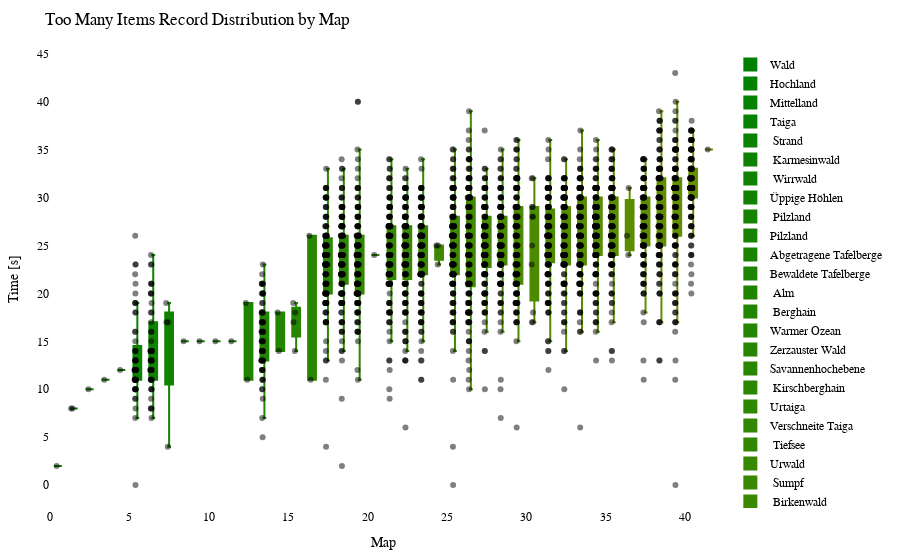

The notebook cell this image was saved under:
### Code cell
import plotly.graph_objects as go
import plotly.io as pio

df = getRecordsDataframe(minigame="Sammelwahn")

# sort df columns by mean value 
df = df.reindex(df.mean().sort_values().index, axis=1)

# drop sum column
df = df.drop(columns=["Sum"])

# remove "Punkte" from all columns
df.columns = df.columns.str.replace('Punkte', '')

cmap = LinearSegmentedColormap.from_list("green_orange", ["green", "orange"])
colors = [to_hex(cmap(i / (num_columns - 1))) for i in range(num_columns)]

# Calculate the offset for centering the data points
num_columns = len(df.columns)
offset = 0.5

# Create a Swarm plot using Plotly
fig = go.Figure()

for i, (column, color) in enumerate(zip(df.columns, colors)):
    x_values = [i + offset] * len(df[column])  # Adjust x-values with offset for horizontal centering
    fig.add_trace(go.Box(x=x_values,
                         y=df[column],
                         name=column,
                         boxpoints='all',
                         pointpos=-0.5,  # Adjust point position to prevent overlapping
                         marker=dict(color='rgba(0,0,0,0.5)', size=6),  # Adjust marker color and size
                         line=dict(color=color),
                         fillcolor=color,
                         hovertext=df_to_html.index,
                         hoverinfo='name+text+y',
                         showlegend=True))

fig.update_layout(title="Too Many Items Record Distribution by Map",
                  xaxis=dict(title="Map"),
                  yaxis=dict(title="Time [s]"),
                  showlegend=True,
                  font=dict(family="Arial", size=12, color="black"),  # Customize font
                  plot_bgcolor="white",  # Set background color
                  margin=dict(l=50, r=50, t=50, b=50),  # Adjust margins for better layout
                  )

pio.show(fig)

pio.write_html(fig, "out/sammel_swarm_plot.html")

### Figure 1 — Plotly figure (JSON) as saved in the notebook; plotly's stock layout.template omitted (floating-point values rounded to 4 significant figures; data arrays with more than 128 entries replaced by an {"elided": "..."} marker saying what was removed)
{"data": [{"boxpoints": "all", "fillcolor": "#008000", "hoverinfo": "name+text+y", "hovertext": {"elided": "173 str values"}, "line": {"color": "#008000"}, "marker": {"color": "rgba(0,0,0,0.5)", "size": 6}, "name": "Wald", "pointpos": -0.5, "showlegend": true, "type": "box", "x": {"elided": "170 float values"}, "y": {"elided": "170 int values"}}, {"boxpoints": "all", "fillcolor": "#028000", "hoverinfo": "name+text+y", "hovertext": {"elided": "173 str values"}, "line": {"color": "#028000"}, "marker": {"color": "rgba(0,0,0,0.5)", "size": 6}, "name": "Hochland", "pointpos": -0.5, "showlegend": true, "type": "box", "x": {"elided": "170 float values"}, "y": {"elided": "170 int values"}}, {"boxpoints": "all", "fillcolor": "#058100", "hoverinfo": "name+text+y", "hovertext": {"elided": "173 str values"}, "line": {"color": "#058100"}, "marker": {"color": "rgba(0,0,0,0.5)", "size": 6}, "name": "Mittelland", "pointpos": -0.5, "showlegend": true, "type": "box", "x": {"elided": "170 float values"}, "y": {"elided": "170 int values"}}, {"boxpoints": "all", "fillcolor": "#078100", "hoverinfo": "name+text+y", "hovertext": {"elided": "173 str values"}, "line": {"color": "#078100"}, "marker": {"color": "rgba(0,0,0,0.5)", "size": 6}, "name": "Taiga", "pointpos": -0.5, "showlegend": true, "type": "box", "x": {"elided": "170 float values"}, "y": {"elided": "170 int values"}}, {"boxpoints": "all", "fillcolor": "#0a8100", "hoverinfo": "name+text+y", "hovertext": {"elided": "173 str values"}, "line": {"color": "#0a8100"}, "marker": {"color": "rgba(0,0,0,0.5)", "size": 6}, "name": " Strand", "pointpos": -0.5, "showlegend": true, "type": "box", "x": {"elided": "170 float values"}, "y": {"elided": "170 int values"}}, {"boxpoints": "all", "fillcolor": "#0c8200", "hoverinfo": "name+text+y", "hovertext": {"elided": "173 str values"}, "line": {"color": "#0c8200"}, "marker": {"color": "rgba(0,0,0,0.5)", "size": 6}, "name": " Karmesinwald", "pointpos": -0.5, "showlegend": true, "type": "box", "x": {"elided": "170 float values"}, "y": {"elided": "170 int values"}}, {"boxpoints": "all", "fillcolor": "#0f8200", "hoverinfo": "name+text+y", "hovertext": {"elided": "173 str values"}, "line": {"color": "#0f8200"}, "marker": {"color": "rgba(0,0,0,0.5)", "size": 6}, "name": " Wirrwald", "pointpos": -0.5, "showlegend": true, "type": "box", "x": {"elided": "170 float values"}, "y": {"elided": "170 int values"}}, {"boxpoints": "all", "fillcolor": "#118200", "hoverinfo": "name+text+y", "hovertext": {"elided": "173 str values"}, "line": {"color": "#118200"}, "marker": {"color": "rgba(0,0,0,0.5)", "size": 6}, "name": "Üppige Höhlen", "pointpos": -0.5, "showlegend": true, "type": "box", "x": {"elided": "170 float values"}, "y": {"elided": "170 int values"}}, {"boxpoints": "all", "fillcolor": "#148300", "hoverinfo": "name+text+y", "hovertext": {"elided": "173 str values"}, "line": {"color": "#148300"}, "marker": {"color": "rgba(0,0,0,0.5)", "size": 6}, "name": " Pilzland", "pointpos": -0.5, "showlegend": true, "type": "box", "x": {"elided": "170 float values"}, "y": {"elided": "170 int values"}}, {"boxpoints": "all", "fillcolor": "#178300", "hoverinfo": "name+text+y", "hovertext": {"elided": "173 str values"}, "line": {"color": "#178300"}, "marker": {"color": "rgba(0,0,0,0.5)", "size": 6}, "name": "Pilzland", "pointpos": -0.5, "showlegend": true, "type": "box", "x": {"elided": "170 float values"}, "y": {"elided": "170 int values"}}, {"boxpoints": "all", "fillcolor": "#198400", "hoverinfo": "name+text+y", "hovertext": {"elided": "173 str values"}, "line": {"color": "#198400"}, "marker": {"color": "rgba(0,0,0,0.5)", "size": 6}, "name": "Abgetragene Tafelberge", "pointpos": -0.5, "showlegend": true, "type": "box", "x": {"elided": "170 float values"}, "y": {"elided": "170 int values"}}, {"boxpoints": "all", "fillcolor": "#1c8400", "hoverinfo": "name+text+y", "hovertext": {"elided": "173 str values"}, "line": {"color": "#1c8400"}, "marker": {"color": "rgba(0,0,0,0.5)", "size": 6}, "name": "Bewaldete Tafelberge", "pointpos": -0.5, "showlegend": true, "type": "box", "x": {"elided": "170 float values"}, "y": {"elided": "170 int values"}}, {"boxpoints": "all", "fillcolor": "#1e8400", "hoverinfo": "name+text+y", "hovertext": {"elided": "173 str values"}, "line": {"color": "#1e8400"}, "marker": {"color": "rgba(0,0,0,0.5)", "size": 6}, "name": " Alm", "pointpos": -0.5, "showlegend": true, "type": "box", "x": {"elided": "170 float values"}, "y": {"elided": "170 int values"}}, {"boxpoints": "all", "fillcolor": "#218500", "hoverinfo": "name+text+y", "hovertext": {"elided": "173 str values"}, "line": {"color": "#218500"}, "marker": {"color": "rgba(0,0,0,0.5)", "size": 6}, "name": " Berghain", "pointpos": -0.5, "showlegend": true, "type": "box", "x": {"elided": "170 float values"}, "y": {"elided": "170 int values"}}, {"boxpoints": "all", "fillcolor": "#238500", "hoverinfo": "name+text+y", "hovertext": {"elided": "173 str values"}, "line": {"color": "#238500"}, "marker": {"color": "rgba(0,0,0,0.5)", "size": 6}, "name": "Warmer Ozean", "pointpos": -0.5, "showlegend": true, "type": "box", "x": {"elided": "170 float values"}, "y": {"elided": "170 int values"}}, {"boxpoints": "all", "fillcolor": "#268600", "hoverinfo": "name+text+y", "hovertext": {"elided": "173 str values"}, "line": {"color": "#268600"}, "marker": {"color": "rgba(0,0,0,0.5)", "size": 6}, "name": "Zerzauster Wald", "pointpos": -0.5, "showlegend": true, "type": "box", "x": {"elided": "170 float values"}, "y": {"elided": "170 int values"}}, {"boxpoints": "all", "fillcolor": "#288600", "hoverinfo": "name+text+y", "hovertext": {"elided": "173 str values"}, "line": {"color": "#288600"}, "marker": {"color": "rgba(0,0,0,0.5)", "size": 6}, "name": "Savannenhochebene", "pointpos": -0.5, "showlegend": true, "type": "box", "x": {"elided": "170 float values"}, "y": {"elided": "170 int values"}}, {"boxpoints": "all", "fillcolor": "#2b8600", "hoverinfo": "name+text+y", "hovertext": {"elided": "173 str values"}, "line": {"color": "#2b8600"}, "marker": {"color": "rgba(0,0,0,0.5)", "size": 6}, "name": " Kirschberghain", "pointpos": -0.5, "showlegend": true, "type": "box", "x": {"elided": "170 float values"}, "y": {"elided": "170 int values"}}, {"boxpoints": "all", "fillcolor": "#2e8700", "hoverinfo": "name+text+y", "hovertext": {"elided": "173 str values"}, "line": {"color": "#2e8700"}, "marker": {"color": "rgba(0,0,0,0.5)", "size": 6}, "name": "Urtaiga", "pointpos": -0.5, "showlegend": true, "type": "box", "x": {"elided": "170 float values"}, "y": {"elided": "170 int values"}}, {"boxpoints": "all", "fillcolor": "#308700", "hoverinfo": "name+text+y", "hovertext": {"elided": "173 str values"}, "line": {"color": "#308700"}, "marker": {"color": "rgba(0,0,0,0.5)", "size": 6}, "name": "Verschneite Taiga", "pointpos": -0.5, "showlegend": true, "type": "box", "x": {"elided": "170 float values"}, "y": {"elided": "170 int values"}}, {"boxpoints": "all", "fillcolor": "#338700", "hoverinfo": "name+text+y", "hovertext": {"elided": "173 str values"}, "line": {"color": "#338700"}, "marker": {"color": "rgba(0,0,0,0.5)", "size": 6}, "name": " Tiefsee", "pointpos": -0.5, "showlegend": true, "type": "box", "x": {"elided": "170 float values"}, "y": {"elided": "170 int values"}}, {"boxpoints": "all", "fillcolor": "#358800", "hoverinfo": "name+text+y", "hovertext": {"elided": "173 str values"}, "line": {"color": "#358800"}, "marker": {"color": "rgba(0,0,0,0.5)", "size": 6}, "name": "Urwald", "pointpos": -0.5, "showlegend": true, "type": "box", "x": {"elided": "170 float values"}, "y": {"elided": "170 int values"}}, {"boxpoints": "all", "fillcolor": "#388800", "hoverinfo": "name+text+y", "hovertext": {"elided": "173 str values"}, "line": {"color": "#388800"}, "marker": {"color": "rgba(0,0,0,0.5)", "size": 6}, "name": " Sumpf", "pointpos": -0.5, "showlegend": true, "type": "box", "x": {"elided": "170 float values"}, "y": {"elided": "170 int values"}}, {"boxpoints": "all", "fillcolor": "#3a8800", "hoverinfo": "name+text+y", "hovertext": {"elided": "173 str values"}, "line": {"color": "#3a8800"}, "marker": {"color": "rgba(0,0,0,0.5)", "size": 6}, "name": " Birkenwald", "pointpos": -0.5, "showlegend": true, "type": "box", "x": {"elided": "170 float values"}, "y": {"elided": "170 int values"}}, {"boxpoints": "all", "fillcolor": "#3d8900", "hoverinfo": "name+text+y", "hovertext": {"elided": "173 str values"}, "line": {"color": "#3d8900"}, "marker": {"color": "rgba(0,0,0,0.5)", "size": 6}, "name": "Savanne", "pointpos": -0.5, "showlegend": true, "type": "box", "x": {"elided": "170 float values"}, "y": {"elided": "170 int values"}}, {"boxpoints": "all", "fillcolor": "#408900", "hoverinfo": "name+text+y", "hovertext": {"elided": "173 str values"}, "line": {"color": "#408900"}, "marker": {"color": "rgba(0,0,0,0.5)", "size": 6}, "name": " Dschungel", "pointpos": -0.5, "showlegend": true, "type": "box", "x": {"elided": "170 float values"}, "y": {"elided": "170 int values"}}, {"boxpoints": "all", "fillcolor": "#428a00", "hoverinfo": "name+text+y", "hovertext": {"elided": "173 str values"}, "line": {"color": "#428a00"}, "marker": {"color": "rgba(0,0,0,0.5)", "size": 6}, "name": "Verschneite Ebene", "pointpos": -0.5, "showlegend": true, "type": "box", "x": {"elided": "170 float values"}, "y": {"elided": "170 int values"}}, {"boxpoints": "all", "fillcolor": "#458a00", "hoverinfo": "name+text+y", "hovertext": {"elided": "173 str values"}, "line": {"color": "#458a00"}, "marker": {"color": "rgba(0,0,0,0.5)", "size": 6}, "name": "Zerzauste Hügel", "pointpos": -0.5, "showlegend": true, "type": "box", "x": {"elided": "170 float values"}, "y": {"elided": "170 int values"}}, {"boxpoints": "all", "fillcolor": "#478a00", "hoverinfo": "name+text+y", "hovertext": {"elided": "173 str values"}, "line": {"color": "#478a00"}, "marker": {"color": "rgba(0,0,0,0.5)", "size": 6}, "name": " Bambusdschungel", "pointpos": -0.5, "showlegend": true, "type": "box", "x": {"elided": "170 float values"}, "y": {"elided": "170 int values"}}, {"boxpoints": "all", "fillcolor": "#4a8b00", "hoverinfo": "name+text+y", "hovertext": {"elided": "173 str values"}, "line": {"color": "#4a8b00"}, "marker": {"color": "rgba(0,0,0,0.5)", "size": 6}, "name": " Taiga", "pointpos": -0.5, "showlegend": true, "type": "box", "x": {"elided": "170 float values"}, "y": {"elided": "170 int values"}}, {"boxpoints": "all", "fillcolor": "#4c8b00", "hoverinfo": "name+text+y", "hovertext": {"elided": "173 str values"}, "line": {"color": "#4c8b00"}, "marker": {"color": "rgba(0,0,0,0.5)", "size": 6}, "name": "Blumenwald", "pointpos": -0.5, "showlegend": true, "type": "box", "x": {"elided": "170 float values"}, "y": {"elided": "170 int values"}}, {"boxpoints": "all", "fillcolor": "#4f8b00", "hoverinfo": "name+text+y", "hovertext": {"elided": "173 str values"}, "line": {"color": "#4f8b00"}, "marker": {"color": "rgba(0,0,0,0.5)", "size": 6}, "name": " Wald", "pointpos": -0.5, "showlegend": true, "type": "box", "x": {"elided": "170 float values"}, "y": {"elided": "170 int values"}}, {"boxpoints": "all", "fillcolor": "#518c00", "hoverinfo": "name+text+y", "hovertext": {"elided": "173 str values"}, "line": {"color": "#518c00"}, "marker": {"color": "rgba(0,0,0,0.5)", "size": 6}, "name": "Zerzauste Savanne", "pointpos": -0.5, "showlegend": true, "type": "box", "x": {"elided": "170 float values"}, "y": {"elided": "170 int values"}}, {"boxpoints": "all", "fillcolor": "#548c00", "hoverinfo": "name+text+y", "hovertext": {"elided": "173 str values"}, "line": {"color": "#548c00"}, "marker": {"color": "rgba(0,0,0,0.5)", "size": 6}, "name": " Savannenhochebene", "pointpos": -0.5, "showlegend": true, "type": "box", "x": {"elided": "170 float values"}, "y": {"elided": "170 int values"}}, {"boxpoints": "all", "fillcolor": "#578d00", "hoverinfo": "name+text+y", "hovertext": {"elided": "173 str values"}, "line": {"color": "#578d00"}, "marker": {"color": "rgba(0,0,0,0.5)", "size": 6}, "name": "Dichter Wald", "pointpos": -0.5, "showlegend": true, "type": "box", "x": {"elided": "170 float values"}, "y": {"elided": "170 int values"}}, {"boxpoints": "all", "fillcolor": "#598d00", "hoverinfo": "name+text+y", "hovertext": {"elided": "173 str values"}, "line": {"color": "#598d00"}, "marker": {"color": "rgba(0,0,0,0.5)", "size": 6}, "name": "Lichter Dschungel", "pointpos": -0.5, "showlegend": true, "type": "box", "x": {"elided": "170 float values"}, "y": {"elided": "170 int values"}}, {"boxpoints": "all", "fillcolor": "#5c8d00", "hoverinfo": "name+text+y", "hovertext": {"elided": "173 str values"}, "line": {"color": "#5c8d00"}, "marker": {"color": "rgba(0,0,0,0.5)", "size": 6}, "name": " Sonnenblumenebene", "pointpos": -0.5, "showlegend": true, "type": "box", "x": {"elided": "170 float values"}, "y": {"elided": "170 int values"}}, {"boxpoints": "all", "fillcolor": "#5e8e00", "hoverinfo": "name+text+y", "hovertext": {"elided": "173 str values"}, "line": {"color": "#5e8e00"}, "marker": {"color": "rgba(0,0,0,0.5)", "size": 6}, "name": "Sonnenblumenebene", "pointpos": -0.5, "showlegend": true, "type": "box", "x": {"elided": "170 float values"}, "y": {"elided": "170 int values"}}, {"boxpoints": "all", "fillcolor": "#618e00", "hoverinfo": "name+text+y", "hovertext": {"elided": "173 str values"}, "line": {"color": "#618e00"}, "marker": {"color": "rgba(0,0,0,0.5)", "size": 6}, "name": " Ebene", "pointpos": -0.5, "showlegend": true, "type": "box", "x": {"elided": "170 float values"}, "y": {"elided": "170 int values"}}, {"boxpoints": "all", "fillcolor": "#638e00", "hoverinfo": "name+text+y", "hovertext": {"elided": "173 str values"}, "line": {"color": "#638e00"}, "marker": {"color": "rgba(0,0,0,0.5)", "size": 6}, "name": " Savanne", "pointpos": -0.5, "showlegend": true, "type": "box", "x": {"elided": "170 float values"}, "y": {"elided": "170 int values"}}, {"boxpoints": "all", "fillcolor": "#668f00", "hoverinfo": "name+text+y", "hovertext": {"elided": "173 str values"}, "line": {"color": "#668f00"}, "marker": {"color": "rgba(0,0,0,0.5)", "size": 6}, "name": " Blumenwald", "pointpos": -0.5, "showlegend": true, "type": "box", "x": {"elided": "170 float values"}, "y": {"elided": "170 int values"}}, {"boxpoints": "all", "fillcolor": "#688f00", "hoverinfo": "name+text+y", "hovertext": {"elided": "173 str values"}, "line": {"color": "#688f00"}, "marker": {"color": "rgba(0,0,0,0.5)", "size": 6}, "name": " Tropfsteinhöhlen", "pointpos": -0.5, "showlegend": true, "type": "box", "x": {"elided": "170 float values"}, "y": {"elided": "170 int values"}}], "layout": {"font": {"color": "black", "family": "Arial", "size": 12}, "margin": {"b": 50, "l": 50, "r": 50, "t": 50}, "plot_bgcolor": "white", "showlegend": true, "title": {"text": "Too Many Items Record Distribution by Map"}, "xaxis": {"title": {"text": "Map"}}, "yaxis": {"title": {"text": "Time [s]"}}}}
